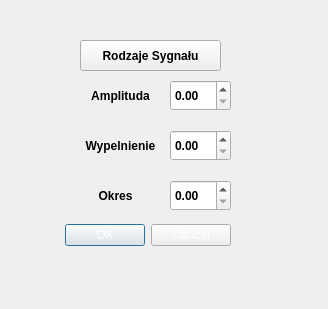
<?xml version="1.0" encoding="UTF-8"?>
<ui version="4.0">
 <class>OknoGenerator</class>
 <widget class="QDialog" name="OknoGenerator">
  <property name="geometry">
   <rect>
    <x>0</x>
    <y>0</y>
    <width>328</width>
    <height>309</height>
   </rect>
  </property>
  <property name="sizePolicy">
   <sizepolicy hsizetype="Fixed" vsizetype="Fixed">
    <horstretch>80</horstretch>
    <verstretch>80</verstretch>
   </sizepolicy>
  </property>
  <property name="minimumSize">
   <size>
    <width>80</width>
    <height>60</height>
   </size>
  </property>
  <property name="maximumSize">
   <size>
    <width>500</width>
    <height>500</height>
   </size>
  </property>
  <property name="baseSize">
   <size>
    <width>80</width>
    <height>60</height>
   </size>
  </property>
  <property name="windowTitle">
   <string>Dialog</string>
  </property>
  <property name="modal">
   <bool>true</bool>
  </property>
  <widget class="QDialogButtonBox" name="ZatwierdzenieUstawien">
   <property name="geometry">
    <rect>
     <x>40</x>
     <y>200</y>
     <width>191</width>
     <height>71</height>
    </rect>
   </property>
   <property name="font">
    <font>
     <bold>true</bold>
    </font>
   </property>
   <property name="mouseTracking">
    <bool>true</bool>
   </property>
   <property name="styleSheet">
    <string notr="true">color: white</string>
   </property>
   <property name="orientation">
    <enum>Qt::Orientation::Horizontal</enum>
   </property>
   <property name="standardButtons">
    <set>QDialogButtonBox::StandardButton::Cancel|QDialogButtonBox::StandardButton::Ok</set>
   </property>
  </widget>
  <widget class="QToolButton" name="RodzajeSygnalu">
   <property name="geometry">
    <rect>
     <x>80</x>
     <y>40</y>
     <width>141</width>
     <height>31</height>
    </rect>
   </property>
   <property name="font">
    <font>
     <bold>true</bold>
    </font>
   </property>
   <property name="text">
    <string>Rodzaje Sygnału</string>
   </property>
  </widget>
  <widget class="QLabel" name="AmplitudaNapis">
   <property name="geometry">
    <rect>
     <x>80</x>
     <y>80</y>
     <width>81</width>
     <height>31</height>
    </rect>
   </property>
   <property name="font">
    <font>
     <bold>true</bold>
    </font>
   </property>
   <property name="text">
    <string>Amplituda</string>
   </property>
   <property name="alignment">
    <set>Qt::AlignmentFlag::AlignCenter</set>
   </property>
  </widget>
  <widget class="QLabel" name="WypelnienieNapis">
   <property name="geometry">
    <rect>
     <x>80</x>
     <y>130</y>
     <width>81</width>
     <height>31</height>
    </rect>
   </property>
   <property name="font">
    <font>
     <bold>true</bold>
    </font>
   </property>
   <property name="text">
    <string>Wypelnienie</string>
   </property>
   <property name="alignment">
    <set>Qt::AlignmentFlag::AlignCenter</set>
   </property>
  </widget>
  <widget class="QLabel" name="OkresNapis">
   <property name="geometry">
    <rect>
     <x>80</x>
     <y>180</y>
     <width>71</width>
     <height>31</height>
    </rect>
   </property>
   <property name="font">
    <font>
     <bold>true</bold>
    </font>
   </property>
   <property name="text">
    <string>Okres</string>
   </property>
   <property name="alignment">
    <set>Qt::AlignmentFlag::AlignCenter</set>
   </property>
  </widget>
  <widget class="QDoubleSpinBox" name="Amplituda">
   <property name="geometry">
    <rect>
     <x>170</x>
     <y>80</y>
     <width>61</width>
     <height>31</height>
    </rect>
   </property>
   <property name="font">
    <font>
     <bold>true</bold>
    </font>
   </property>
  </widget>
  <widget class="QDoubleSpinBox" name="Wypelnienie">
   <property name="geometry">
    <rect>
     <x>170</x>
     <y>130</y>
     <width>61</width>
     <height>31</height>
    </rect>
   </property>
   <property name="font">
    <font>
     <bold>true</bold>
    </font>
   </property>
  </widget>
  <widget class="QDoubleSpinBox" name="Okres">
   <property name="geometry">
    <rect>
     <x>170</x>
     <y>180</y>
     <width>61</width>
     <height>31</height>
    </rect>
   </property>
   <property name="font">
    <font>
     <bold>true</bold>
    </font>
   </property>
  </widget>
 </widget>
 <resources/>
 <connections>
  <connection>
   <sender>ZatwierdzenieUstawien</sender>
   <signal>accepted()</signal>
   <receiver>OknoGenerator</receiver>
   <slot>accept()</slot>
   <hints>
    <hint type="sourcelabel">
     <x>248</x>
     <y>254</y>
    </hint>
    <hint type="destinationlabel">
     <x>157</x>
     <y>274</y>
    </hint>
   </hints>
  </connection>
  <connection>
   <sender>ZatwierdzenieUstawien</sender>
   <signal>rejected()</signal>
   <receiver>OknoGenerator</receiver>
   <slot>reject()</slot>
   <hints>
    <hint type="sourcelabel">
     <x>316</x>
     <y>260</y>
    </hint>
    <hint type="destinationlabel">
     <x>286</x>
     <y>274</y>
    </hint>
   </hints>
  </connection>
 </connections>
</ui>
